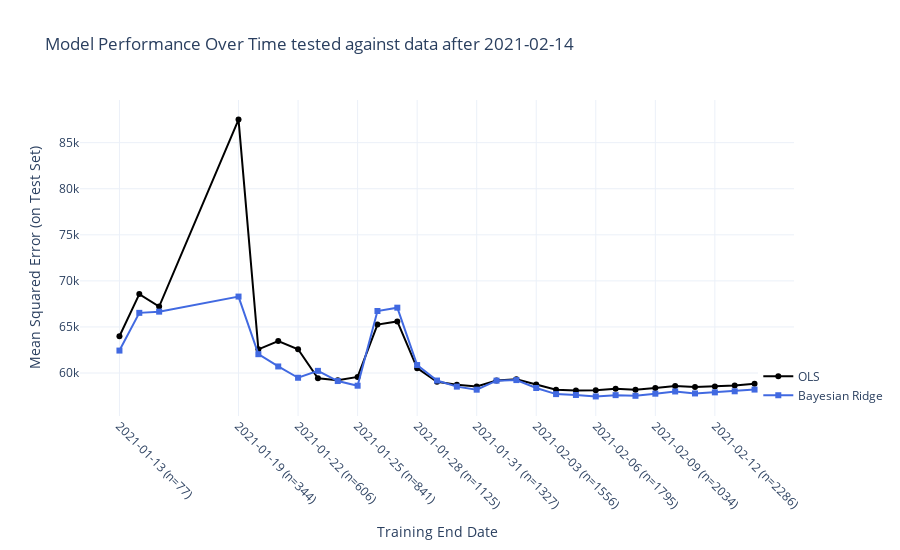

The notebook cell saved with this chart:
### Code cell
from sklearn.linear_model import LinearRegression, BayesianRidge
from sklearn.metrics import mean_squared_error
import plotly.graph_objects as go
import pandas as pd

# Reset df
df = base_df.copy()

# Sort by date
df['date'] = pd.to_datetime(df['date'])
df = df.sort_values(by='date').reset_index(drop=True)
df = df[df['date'] < "2021-03-01"] # Subset to focus on early info

# Define features and target
X = df[['new_persons_vaccinated', 'cumulative_persons_vaccinated', 'mobility_workplaces']]
y = df['new_confirmed']

# Split training and test sets (time-based)
split_date = df['date'].quantile(0.7)
train_df = df[df['date'] <= split_date]
test_df = df[df['date'] > split_date]

X_test = test_df[['new_persons_vaccinated', 'cumulative_persons_vaccinated', 'mobility_workplaces']]
y_test = test_df['new_confirmed']

# Loop through expanding training windows
unique_dates = train_df['date'].sort_values().unique()
results = []

for d in unique_dates:
    subset = train_df[train_df['date'] <= d]
    X_sub = subset[['new_persons_vaccinated', 'cumulative_persons_vaccinated', 'mobility_workplaces']]
    y_sub = subset['new_confirmed']

    # Fit models
    ols = LinearRegression().fit(X_sub, y_sub)
    bayes = BayesianRidge().fit(X_sub, y_sub)

    # Evaluate
    ols_mse = mean_squared_error(y_test, ols.predict(X_test))
    bayes_mse = mean_squared_error(y_test, bayes.predict(X_test))

    results.append({
        'date': d,
        'OLS': ols_mse,
        'Bayes': bayes_mse,
        'n_samples': len(X_sub)
    })

# Results DataFrame
mle = pd.DataFrame(results)

# Create "(n)" x-axis labels
step = max(1, len(mle) // 8)
xticks = mle['date'][::step]
xtick_labels = [
    f"{d.strftime('%Y-%m-%d')} (n={mle.loc[mle['date'] == d, 'n_samples'].iloc[0]})"
    for d in xticks
]



# Build Plotly figure
fig = go.Figure()

fig.add_trace(go.Scatter(
    x=mle['date'],
    y=mle['OLS'],
    mode='lines+markers',
    name='OLS',
    line=dict(color='black'),
    marker=dict(symbol='circle', size=6)
))

fig.add_trace(go.Scatter(
    x=mle['date'],
    y=mle['Bayes'],
    mode='lines+markers',
    name='Bayesian Ridge',
    line=dict(color='royalblue'),
    marker=dict(symbol='square', size=6)
))

# Customize layout
fig.update_layout(
    title=f'Model Performance Over Time tested against data after {str(split_date)[:10]}',
    xaxis_title='Training End Date',
    yaxis_title='Mean Squared Error (on Test Set)',
    template='plotly_white',
    legend=dict(x=0.95, y=0.02, borderwidth=0),
    width=900,
    height=550
)

# Apply custom x-axis ticks
fig.update_xaxes(
    tickvals=xticks,
    ticktext=xtick_labels,
    tickangle=45
)

fig.write_html("../plots/covid_regression.html", include_plotlyjs='cdn')
fig.show()

### Figure 1 — Plotly figure (JSON) as saved in the notebook; plotly's stock layout.template omitted (floating-point values rounded to 4 significant figures)
{"data": [{"line": {"color": "black"}, "marker": {"size": 6, "symbol": "circle"}, "mode": "lines+markers", "name": "OLS", "type": "scatter", "x": ["2021-01-13T00:00:00.000000000", "2021-01-14T00:00:00.000000000", "2021-01-15T00:00:00.000000000", "2021-01-19T00:00:00.000000000", "2021-01-20T00:00:00.000000000", "2021-01-21T00:00:00.000000000", "2021-01-22T00:00:00.000000000", "2021-01-23T00:00:00.000000000", "2021-01-24T00:00:00.000000000", "2021-01-25T00:00:00.000000000", "2021-01-26T00:00:00.000000000", "2021-01-27T00:00:00.000000000", "2021-01-28T00:00:00.000000000", "2021-01-29T00:00:00.000000000", "2021-01-30T00:00:00.000000000", "2021-01-31T00:00:00.000000000", "2021-02-01T00:00:00.000000000", "2021-02-02T00:00:00.000000000", "2021-02-03T00:00:00.000000000", "2021-02-04T00:00:00.000000000", "2021-02-05T00:00:00.000000000", "2021-02-06T00:00:00.000000000", "2021-02-07T00:00:00.000000000", "2021-02-08T00:00:00.000000000", "2021-02-09T00:00:00.000000000", "2021-02-10T00:00:00.000000000", "2021-02-11T00:00:00.000000000", "2021-02-12T00:00:00.000000000", "2021-02-13T00:00:00.000000000", "2021-02-14T00:00:00.000000000"], "y": [63990.0, 68570.0, 67210.0, 87510.0, 62570.0, 63470.0, 62580.0, 59430.0, 59220.0, 59570.0, 65260.0, 65600.0, 60530.0, 59060.0, 58740.0, 58550.0, 59190.0, 59320.0, 58750.0, 58190.0, 58100.0, 58120.0, 58290.0, 58190.0, 58380.0, 58590.0, 58490.0, 58550.0, 58660.0, 58830.0]}, {"line": {"color": "royalblue"}, "marker": {"size": 6, "symbol": "square"}, "mode": "lines+markers", "name": "Bayesian Ridge", "type": "scatter", "x": ["2021-01-13T00:00:00.000000000", "2021-01-14T00:00:00.000000000", "2021-01-15T00:00:00.000000000", "2021-01-19T00:00:00.000000000", "2021-01-20T00:00:00.000000000", "2021-01-21T00:00:00.000000000", "2021-01-22T00:00:00.000000000", "2021-01-23T00:00:00.000000000", "2021-01-24T00:00:00.000000000", "2021-01-25T00:00:00.000000000", "2021-01-26T00:00:00.000000000", "2021-01-27T00:00:00.000000000", "2021-01-28T00:00:00.000000000", "2021-01-29T00:00:00.000000000", "2021-01-30T00:00:00.000000000", "2021-01-31T00:00:00.000000000", "2021-02-01T00:00:00.000000000", "2021-02-02T00:00:00.000000000", "2021-02-03T00:00:00.000000000", "2021-02-04T00:00:00.000000000", "2021-02-05T00:00:00.000000000", "2021-02-06T00:00:00.000000000", "2021-02-07T00:00:00.000000000", "2021-02-08T00:00:00.000000000", "2021-02-09T00:00:00.000000000", "2021-02-10T00:00:00.000000000", "2021-02-11T00:00:00.000000000", "2021-02-12T00:00:00.000000000", "2021-02-13T00:00:00.000000000", "2021-02-14T00:00:00.000000000"], "y": [62440.0, 66530.0, 66660.0, 68300.0, 62050.0, 60710.0, 59490.0, 60240.0, 59130.0, 58630.0, 66730.0, 67090.0, 60870.0, 59190.0, 58530.0, 58190.0, 59170.0, 59240.0, 58380.0, 57710.0, 57620.0, 57460.0, 57600.0, 57530.0, 57760.0, 58000.0, 57780.0, 57900.0, 58020.0, 58200.0]}], "layout": {"height": 550, "legend": {"borderwidth": 0, "x": 0.95, "y": 0.02}, "title": {"text": "Model Performance Over Time tested against data after 2021-02-14"}, "width": 900, "xaxis": {"tickangle": 45, "ticktext": ["2021-01-13 (n=77)", "2021-01-19 (n=344)", "2021-01-22 (n=606)", "2021-01-25 (n=841)", "2021-01-28 (n=1125)", "2021-01-31 (n=1327)", "2021-02-03 (n=1556)", "2021-02-06 (n=1795)", "2021-02-09 (n=2034)", "2021-02-12 (n=2286)"], "tickvals": ["2021-01-13T00:00:00.000000000", "2021-01-19T00:00:00.000000000", "2021-01-22T00:00:00.000000000", "2021-01-25T00:00:00.000000000", "2021-01-28T00:00:00.000000000", "2021-01-31T00:00:00.000000000", "2021-02-03T00:00:00.000000000", "2021-02-06T00:00:00.000000000", "2021-02-09T00:00:00.000000000", "2021-02-12T00:00:00.000000000"], "title": {"text": "Training End Date"}}, "yaxis": {"title": {"text": "Mean Squared Error (on Test Set)"}}}}
